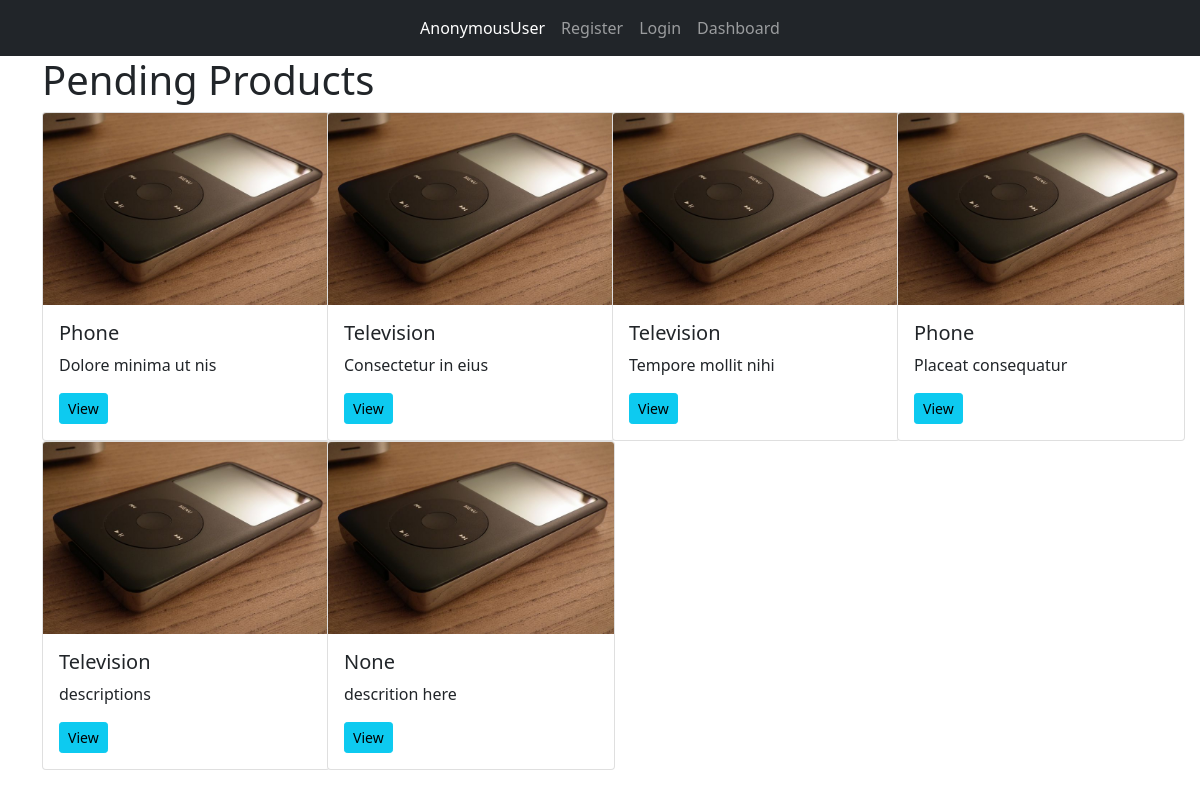
The app's page /product/pending-product with its own data.
### products/models.py (models this page shows, shortened)
class Product(models.Model):
    AVAILABILITY = (
        ('Available', 'Available'),
        ('Not_Available', 'Not_Available'),
    )
    STATUS = (
        ('Pending', 'Pending'), ('Collected', 'Collected'),
    )
    user = models.ForeignKey(UsersAccount, on_delete=models.DO_NOTHING)
    product = models.ForeignKey(Category, on_delete=models.DO_NOTHING, null=True, blank=True)
    product_image = models.ImageField(upload_to='media')
    description = models.TextField()
    created_date = models.DateField(auto_now_add=True)
    collected_date = models.DateField()
    quantity = models.IntegerField()
    cost = models.CharField(max_length=20)
    other = models.CharField(max_length=50, null=True, blank=True)
    status = models.CharField(max_length=10, choices=STATUS, default='Pending')
    availability = models.CharField(max_length=20, choices=AVAILABILITY, default='Available')
    payed = models.BooleanField(default=False)

class Category(models.Model):
    name = models.CharField(max_length=100)
    cost = models.CharField(max_length=30, default=0)
    def __str__(self):
        return f'{self.name}'

### products/views.py (the view)
# urls.py: path('pending-product', productStatus, name='pending'),
def productStatus(request):
    pending = Product.objects.filter(status='Pending')
    rejected = Product.objects.filter(status='Rejected')
    collected = Product.objects.filter(status='Collected')
    context = {
        'pending': pending,
        'rejected': rejected,
        'collected': collected,
    }
    return render(request, 'productStatus.html', context)

### templates/productStatus.html (shortened to what this page needs)
{% extends 'base.html' %}
{% block content %}
    <div class="container">
        {% with url_name=request.resolver_match.url_name %}
            {% if url_name == 'pending' %}
                <h1>Pending Products</h1>
                <div class="row">
                    {% for product in pending %}
                    <div class="col-3">
                        <div class="card" style="width: 18rem;">
                          <img src="{{ product.product_image.url }}" class="card-img-top" alt="image for {{ product.product }}">
                          <div class="card-body">
                            <h5 class="card-title">{{ product.product }}</h5>
                            <p class="card-text">{{ product.description|truncatewords:40 }}</p>
                            <a href="{% url 'details' product.id %}" class="btn btn-info btn-sm">View</a>
                          </div>
                        </div>
                    </div>
                    {% endfor %}
                </div>
            {% endif %}
        {% endwith %}
    </div>
{% endblock %}

### records on screen
Product: product_image (picture), product "Phone", description "Dolore minima ut nis"
Product: product_image (picture), product "Television", description "Consectetur in eius"
Product: product_image (picture), product "Television", description "Tempore mollit nihi"
Product: product_image (picture), product "Phone", description "Placeat consequatur"
Product: product_image (picture), product "Television", description "descriptions"
Product: product_image (picture), product "None", description "descrition here"

### other values on screen
{{ request.user }} "AnonymousUser"
